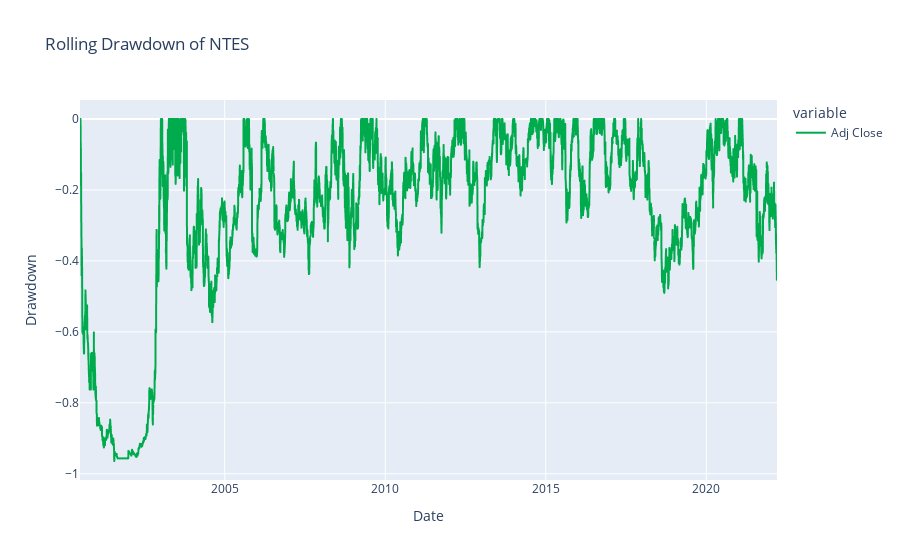

Write notebook code for a chart like this one.
### Code cell
plot_dd('NTES')

### Figure 1 — Plotly figure (JSON) as saved in the notebook; plotly's stock layout.template omitted (floating-point values rounded to 4 significant figures; data arrays with more than 128 entries replaced by an {"elided": "..."} marker saying what was removed)
{"data": [{"hovertemplate": "variable=Adj Close<br>Date=%{x}<br>Drawdown=%{y}<extra></extra>", "legendgroup": "Adj Close", "line": {"color": "#00ab4e", "dash": "solid"}, "marker": {"symbol": "circle"}, "mode": "lines", "name": "Adj Close", "showlegend": true, "type": "scattergl", "x": {"elided": "5461 str values"}, "xaxis": "x", "y": {"elided": "5461 float values"}, "yaxis": "y"}], "layout": {"legend": {"title": {"text": "variable"}, "tracegroupgap": 0}, "title": {"text": "Rolling Drawdown of NTES"}, "xaxis": {"anchor": "y", "domain": [0, 1], "title": {"text": "Date"}}, "yaxis": {"anchor": "x", "domain": [0, 1], "title": {"text": "Drawdown"}}}}
